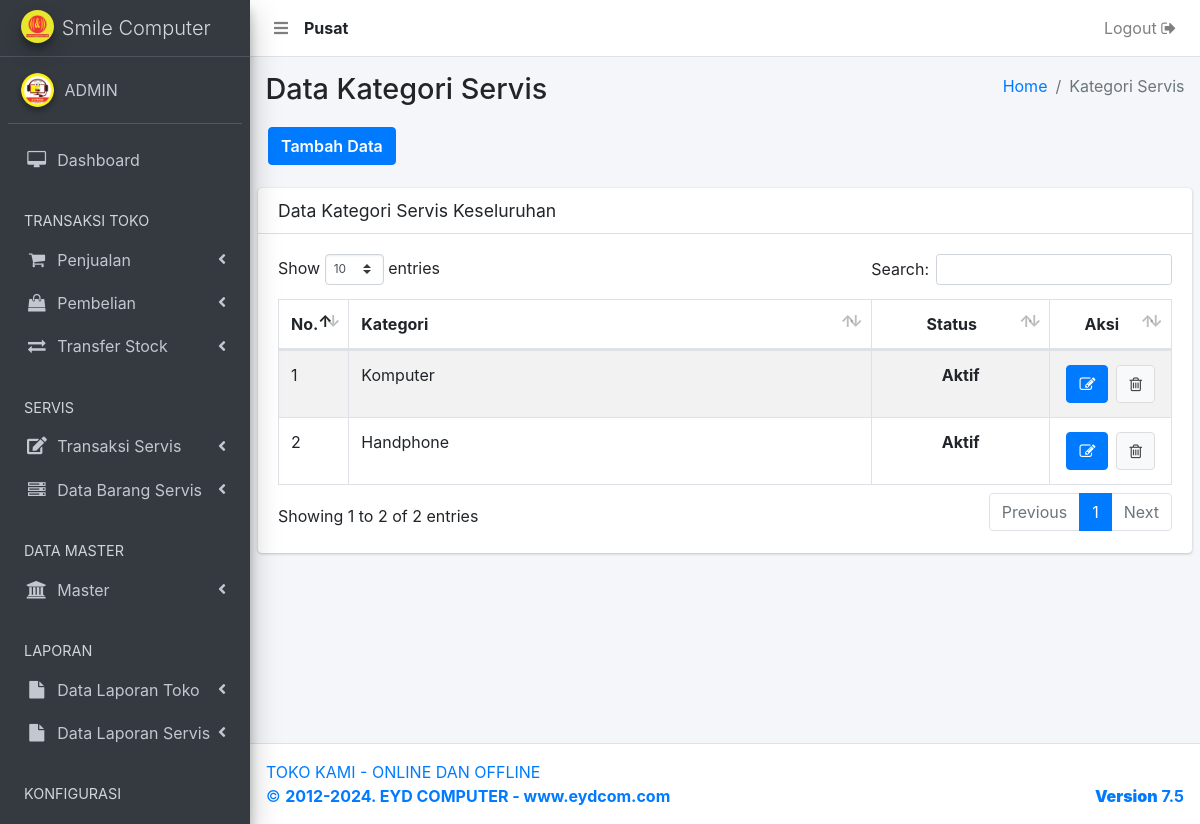
The app's page /kategori-servis.php (signed in) with its own data.
### tables this page shows
CREATE TABLE `user` (
  `user_id` int(11) NOT NULL,
  `user_nama` varchar(500) NOT NULL,
  `user_no_hp` varchar(250) NOT NULL,
  `user_alamat` text NOT NULL,
  `user_email` varchar(250) NOT NULL,
  `user_password` varchar(500) NOT NULL,
  `user_create` varchar(250) NOT NULL,
  `user_level` varchar(250) NOT NULL,
  `user_gaji_pokok` int(11) NOT NULL,
  `user_bonus` int(11) NOT NULL,
  `user_status` varchar(250) NOT NULL,
  `user_cabang` int(11) NOT NULL
);

CREATE TABLE `kategori_servis` (
  `kategori_servis_id` int(11) NOT NULL,
  `kategori_servis_nama` varchar(500) NOT NULL,
  `kategori_servis_status` int(11) NOT NULL,
  `kategori_servis_cabang` int(11) NOT NULL
);

### _header-artibut.php (called while the page is built, shortened)
<?php
  	include 'aksi/functions.php';
    $userLoginCabang = mysqli_query( $conn, "select user_cabang from user where user_id = '".$_SESSION['user_id']."'");
    $sessionCabangData = mysqli_fetch_array($userLoginCabang);
    $sessionCabang     = $sessionCabangData['user_cabang'];
    if ( $sessionCabang < 1 ) {
      $tipeToko = "Pusat";
    } else {
      $tipeToko = "Cabang ".$sessionCabang;
    }
?>

### aksi/functions.php (called while the page is built, shortened)
<?php
include 'koneksi.php';
function query($query) {
	global $conn;
	$result = mysqli_query($conn, $query);
	$rows = [];
	while ( $row = mysqli_fetch_assoc($result) ) {
		$rows[] = $row;
	}
	return $rows;
}
?>

### kategori-servis.php (the view, shortened to what this page needs)
<?php
  include '_header.php';
  include '_nav.php';
  include '_sidebar.php';
?>
  <div class="content-wrapper">
    <section class="content-header">
      <div class="container-fluid">
        <div class="row mb-2">
          <div class="col-sm-6">
            <h1>Data Kategori Servis</h1>
          </div>
          <div class="col-sm-6">
            <ol class="breadcrumb float-sm-right">
              <li class="breadcrumb-item"><a href="bo">Home</a></li>
              <li class="breadcrumb-item active">Kategori Servis</li>
            </ol>
          </div>
          <?php if ( $levelLogin !== "teknisi" && $levelLogin !== "kasir" ) { ?>
          <div class="tambah-data">
          	<a href="kategori-servis-add" class="btn btn-primary">Tambah Data</a>
          </div>
          <?php } ?>
        </div>
      </div>
    </section>
    <?php
    	$data = query("SELECT * FROM kategori_servis WHERE kategori_servis_cabang = $sessionCabang ORDER BY kategori_servis_id DESC");
    ?>
    <section class="content">
      <div class="row">
        <div class="col-12">
          <div class="card">
            <div class="card-header">
              <h3 class="card-title">Data Kategori Servis Keseluruhan</h3>
            </div>
            <div class="card-body">
              <div class="table-auto">
                <table id="example1" class="table table-bordered table-striped">
                  <thead>
                  <tr>
                    <th style="width: 5%;">No.</th>
                    <th>Kategori</th>
                    <th style="text-align: center; width: 20%;">Status</th>
                    <?php if ( $levelLogin !== "teknisi" && $levelLogin !== "kasir" ) { ?>
                    <th style="text-align: center; width: 10%;">Aksi</th>
                    <?php } ?>
                  </tr>
                  </thead>
                  <tbody>
                  <?php $i = 1; ?>
                  <?php foreach ( $data as $row ) : ?>
                  <tr>
                    	<td><?= $i; ?></td>
                    	<td><?= $row['kategori_servis_nama']; ?></td>
                      <td style="text-align: center;">
                      	<?php
                      		if ( $row['kategori_servis_status'] === "1" ) {
                      			echo "<b>Aktif</b>";
                      		} else {
                      			echo "<b style='color: red;'>Tidak Aktif</b>";
                      		}
                      	?>
                      </td>
                      <?php if ( $levelLogin !== "teknisi" && $levelLogin !== "kasir" ) { ?>
                      <td class="orderan-online-button">
                        <?php
                          $id = base64_encode($row["kategori_servis_id"]);
                          $idParent = $row["kategori_servis_id"];
                        ?>
                      	<a href="kategori-servis-edit?id=<?= $id; ?>" title="Edit Data">
                              <button class="btn btn-primary" type="submit">
                                 <i class="fa fa-edit"></i>
                              </button>
                        </a>
                        <?php
                          $produk = mysqli_query($conn, "select * from servis where servis_kategori = $idParent");
                          $jmlProduk = mysqli_num_rows($produk);
                        ?>
                        <?php if ( $jmlProduk > 0 ) { ?>
                          <a href="#!" title="Delete Data">
                              <button class="btn btn-default" type="submit" name="hapus">
                                  <i class="fa fa-trash-o"></i>
                              </button>
                          </a>
                        <?php } ?>
                      </td>
                      <?php } ?>
                  </tr>
                  <?php $i++; ?>
              	<?php endforeach; ?>
                </tbody>
                </table>
              </div>
            </div>
          </div>
        </div>
      </div>
    </section>
  </div>
</div>
<?php include '_footer.php'; ?>
</body>
</html>

### _nav.php (shortened to what this page needs)
<nav class="main-header navbar navbar-expand navbar-white navbar-light">
    <ul class="navbar-nav">
      <li class="nav-item">
        <a class="nav-link" data-widget="pushmenu" href="#"><i class="fas fa-bars"></i></a>
      </li>
      <li class="nav-item" style="padding-top: 8px;">
        <?php
          echo "<b>".$tipeToko."</b>";
        ?>
      </li>
    </ul>
    <ul class="navbar-nav ml-auto">
      <li class="nav-item">
        <a href="<?php echo "aksi/logout.php?logout";?>"onclick="return confirm('Apakah anda yakin logout ?')" class="nav-link">Logout <i class="fa fa-sign-out"></i>
        </a>
      </li>
    </ul>
  </nav>

### records on screen
user: user_cabang "Pusat"
kategori_servis: kategori_servis_nama "Komputer", kategori_servis_status "Aktif"
kategori_servis: kategori_servis_nama "Handphone", kategori_servis_status "Aktif"

### other values on screen
$_SESSION['user_nama'] "ADMIN"
